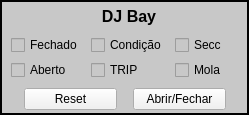
  <widget class="QFrame" name="frame_DjBay">
   <property name="geometry">
    <rect>
     <x>1282</x>
     <y>163</y>
     <width>249</width>
     <height>115</height>
    </rect>
   </property>
   <property name="styleSheet">
    <string notr="true">background-color: rgba(200, 200, 200)</string>
   </property>
   <property name="frameShape">
    <enum>QFrame::Box</enum>
   </property>
   <property name="frameShadow">
    <enum>QFrame::Plain</enum>
   </property>
   <property name="lineWidth">
    <number>2</number>
   </property>
   <widget class="QWidget" name="verticalLayoutWidget">
    <property name="geometry">
     <rect>
      <x>4</x>
      <y>2</y>
      <width>241</width>
      <height>111</height>
     </rect>
    </property>
    <layout class="QVBoxLayout" name="verticalLayout_DjBay">
     <property name="spacing">
      <number>3</number>
     </property>
     <property name="leftMargin">
      <number>7</number>
     </property>
     <property name="bottomMargin">
      <number>3</number>
     </property>
     <item>
      <layout class="QGridLayout" name="gridLayout_DjBay">
       <property name="sizeConstraint">
        <enum>QLayout::SetMinAndMaxSize</enum>
       </property>
       <property name="horizontalSpacing">
        <number>8</number>
       </property>
       <property name="verticalSpacing">
        <number>5</number>
       </property>
       <item row="0" column="1">
        <widget class="QLabel" name="label_DjBay">
         <property name="maximumSize">
          <size>
           <width>90</width>
           <height>29</height>
          </size>
         </property>
         <property name="font">
          <font>
           <pointsize>12</pointsize>
           <weight>75</weight>
           <bold>true</bold>
           <underline>false</underline>
          </font>
         </property>
         <property name="text">
          <string>DJ Bay</string>
         </property>
         <property name="alignment">
          <set>Qt::AlignCenter</set>
         </property>
        </widget>
       </item>
       <item row="1" column="1">
        <widget class="QCheckBox" name="checkBox_DjBay_condicao">
         <property name="maximumSize">
          <size>
           <width>81</width>
           <height>16777215</height>
          </size>
         </property>
         <property name="text">
          <string>Condição</string>
         </property>
        </widget>
       </item>
       <item row="2" column="0">
        <widget class="QCheckBox" name="checkBox_DjBay_aberto">
         <property name="maximumSize">
          <size>
           <width>65</width>
           <height>16777215</height>
          </size>
         </property>
         <property name="text">
          <string>Aberto</string>
         </property>
        </widget>
       </item>
       <item row="1" column="2">
        <widget class="QCheckBox" name="checkBox_DjBay_seccionadora">
         <property name="maximumSize">
          <size>
           <width>86</width>
           <height>16777215</height>
          </size>
         </property>
         <property name="text">
          <string>Secc</string>
         </property>
        </widget>
       </item>
       <item row="1" column="0">
        <widget class="QCheckBox" name="checkBox_DjBay_fechado">
         <property name="maximumSize">
          <size>
           <width>75</width>
           <height>76</height>
          </size>
         </property>
         <property name="text">
          <string>Fechado</string>
         </property>
        </widget>
       </item>
       <item row="2" column="1">
        <widget class="QCheckBox" name="checkBox_DjBay_trip">
         <property name="text">
          <string>TRIP</string>
         </property>
        </widget>
       </item>
       <item row="2" column="2">
        <widget class="QCheckBox" name="checkBox_DjBay_mola">
         <property name="text">
          <string>Mola</string>
         </property>
        </widget>
       </item>
      </layout>
     </item>
     <item>
      <layout class="QHBoxLayout" name="horizontalLayout_DjBay">
       <property name="topMargin">
        <number>5</number>
       </property>
       <property name="rightMargin">
        <number>6</number>
       </property>
       <item>
        <widget class="QPushButton" name="pushButton_DjBay_reset">
         <property name="maximumSize">
          <size>
           <width>93</width>
           <height>22</height>
          </size>
         </property>
         <property name="styleSheet">
          <string notr="true">background-color: rgb(241, 241, 241);</string>
         </property>
         <property name="text">
          <string>Reset</string>
         </property>
        </widget>
       </item>
       <item>
        <widget class="QPushButton" name="pushButton_DjBay_estado">
         <property name="maximumSize">
          <size>
           <width>93</width>
           <height>22</height>
          </size>
         </property>
         <property name="styleSheet">
          <string notr="true">background-color: rgb(241, 241, 241);</string>
         </property>
         <property name="text">
          <string>Abrir/Fechar</string>
         </property>
        </widget>
       </item>
      </layout>
     </item>
    </layout>
   </widget>
  </widget>
